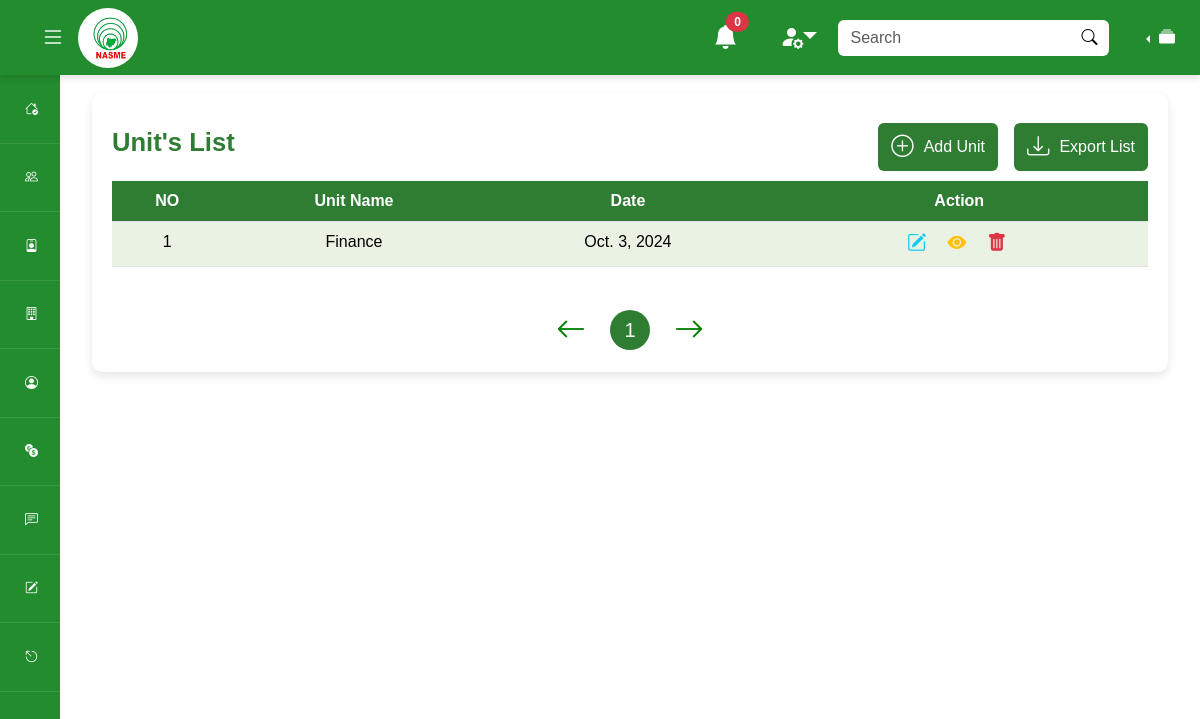
The page /testadmin/manage-unit/ (signed in) on the database as committed earlier.
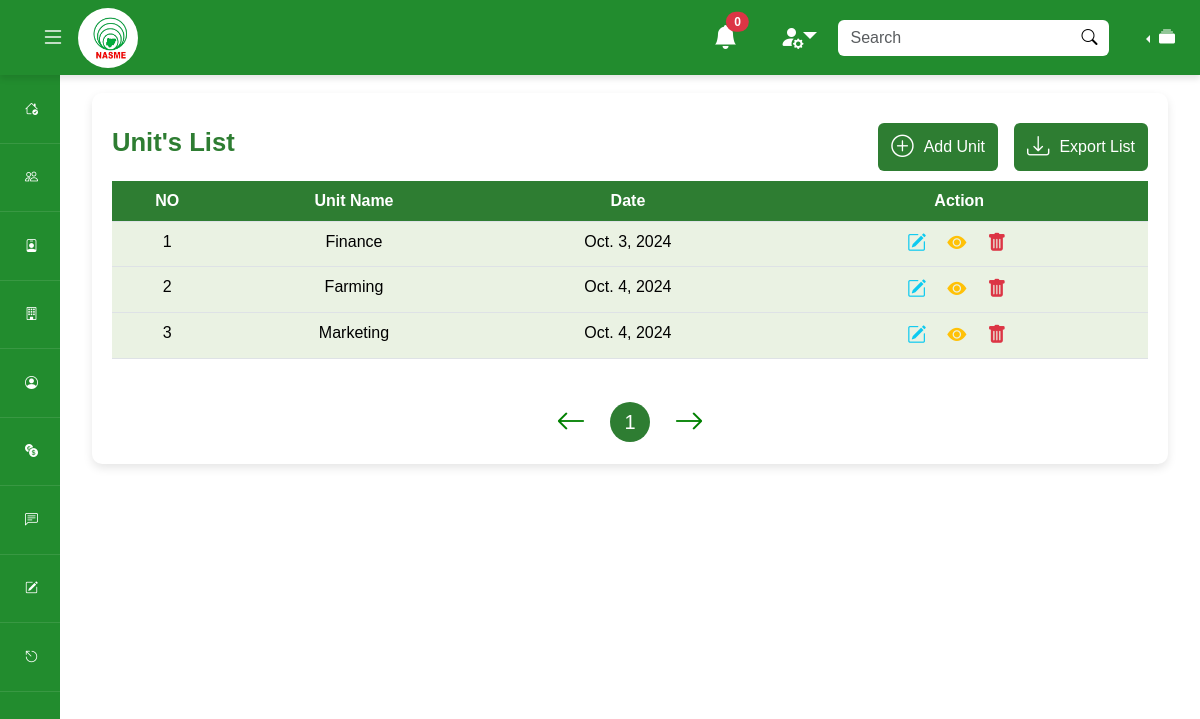
The same page on the database as committed later.
### mainapp/models.py (models this page shows, shortened)
class Unit(models.Model):
    unit_name = models.CharField(max_length=100)
    date_created = models.DateField(auto_now_add=True)

### adminapp/views.py (the view, shortened to what this page needs)
# urls.py: path('manage-unit/', views.manage_unit, name='manage-unit'),
def manage_unit(request):
    match request.user:
        case _ if request.user.is_authenticated == False:
            return redirect('admin-login')
        case _ if request.user.is_staff == False:
            return redirect('admin-login')
    units = Unit.objects.all()
    context = {
        'units' : units,
    }
    return render(request,'adminapp/manage-unit.html', context)

### adminapp/context_processor.py (called while the page is built)
def global_resources(request):
    all_units = Unit.objects.all()
    context = {
        'units': all_units
    }
    return context

### templates/adminapp/manage-unit.html (shortened to what this page needs)
{% extends 'partials/base.html' %} {% load static %} {% block styles %}
<link rel="stylesheet" href="{% static 'css/styles.css' %}" />
{% endblock styles %} {% block content %}
<div class="container my-5">
  <div class="row justify-content-center align-items-center">
    <div class="col-lg-12">
      <div class="table-container">
        <div class="table-actions">
          <h2>Unit's List</h2>
          <div class="d-flex justify-content-center align-items-center gap-3">
            <a href="{% url 'add-unit' %}" class="btn btn-custom">
              <i class="bi bi-plus-circle icon icon-btn"></i>
              <span>Add Unit</span>
            </a>
            <button class="btn btn-custom">
              <i class="bi bi-download icon icon-btn"></i>
              <span>Export List</span>
            </button>
          </div>
        </div>
        <div class="table-responsive-xxl">
          <table class="table table-hover">
            <thead>
              <tr>
                <th class="text-center">NO</th>
                <th class="text-center">Unit Name</th>
                <th class="text-center">Date</th>
                <th class="text-center">Action</th>
              </tr>
            </thead>
            <tbody>
              {% for unit in units %}
              <tr>
                <td>{{forloop.counter}}</td>
                <td>{{unit.unit_name}}</td>
                <td>{{unit.date_created}}</td>
                <td class="action-icons">
                  <div class="action-icons-container">
                    <a data-bs-toggle="modal" data-bs-unitName="{{unit.unit_name}}" data-bs-unitId="{{unit.id}}" href="#edit-unit-modal"
                      class="text-info"><i class="bi bi-pencil-square"></i></a>
                    <a href="#" class="text-warning"><i class="bi bi-eye-fill"></i></a>
                    <a href="#" class="text-danger"><i class="bi bi-trash-fill"></i></a>
                  </div>
                </td>
              </tr>
              {% endfor %}
            </tbody>
          </table>
        </div>
        <div class="d-flex justify-content-center gap-4 align-items-center mt-4">
          <i class="bi bi-arrow-left pagination-arrow"></i>
          <div>
            <button class="btn-pagination">1</button>
          </div>
          <i class="bi bi-arrow-right pagination-arrow"></i>
        </div>
      </div>
    </div>
  </div>
</div>
{% endblock content %}

### templates/partials/base.html (shortened to what this page needs)
<!DOCTYPE html>
<html lang="en">
  <head>
    <link
      href="https://cdn.jsdelivr.net/npm/bootstrap@5.3.2/dist/css/bootstrap.min.css"
      rel="stylesheet"
    />
    <link
      rel="stylesheet"
      href="https://cdn.jsdelivr.net/npm/bootstrap-icons@1.11.2/font/bootstrap-icons.min.css"
    />
    <link rel="stylesheet" href="/static/css/test/dashboard.css" />
    <link rel="stylesheet" href="/static/css/styles.css" />
    {% block styles %}{% endblock styles %}
  </head>
  <body>
    <nav
      class="navbar fixed-top"
      style="flex-wrap: nowrap; background-color: #228c2e; height: 75px"
    >
      <div class="container-fluid d-flex">
        <div class="d-flex align-items-center">
          <button class="btn ms-3" type="button" id="togglerLg" title="Toggler">
            <i class="fs-4 bi bi-list text-light"></i>
          </button>
          <a
            style="width: 60px; height: 60px"
            class="rounded-pill bg-white p-2"
            id="navBrand"
            href="{% url 'admin-dashboard' %}"
          >
            <img
              src="/static/web_images/nasme-removebg-preview.png"
              alt="Logo"
              class="w-100 h-100"
            />
          </a>
        </div>
        <div class="d-flex align-items-center">
          <a
            href="/messages"
            class="btn position-relative rounded-0 rounded-end mx-0"
            title="Notifications"
          >
            <i class="fs-4 bi bi-bell-fill text-light"></i>
            <span
              class="position-absolute top-0 start-75 translate-middle badge rounded-pill bg-danger mt-2"
              >0</span
            >
          </a>
          <button class="btn ms-3 dropdown nav-item" title="Profile">
            <i
              class="fs-4 bi bi-person-fill-gear text-light dropdown-toggle"
              data-bs-toggle="dropdown"
            ></i>
          </button>
          <form
            class="d-flex rounded mx-lg-2 mx-1 navSearch"
            method="POST"
            action="/admin/search"
          >
            <input
              class="form-control rounded-0 rounded-start border-0 w-100"
              id="search"
              style="box-shadow: none"
              type="text"
              placeholder="Search"
              aria-label="Search"
              name="search_query"
            />
            <button
              class="rounded-0 rounded-end btn border-0"
              id="btn-search"
              type="submit"
              style="background: #fff"
            >
              <i class="bi bi-search" style="color: black !important"></i>
            </button>
          </form>
          <div
            class="btn-group dropstart ms-md-3 mx-0 dropdown nav-item"
            title="Sort by Clusters/Units"
          >
            <button
              type="button"
              class="btn dropdown-toggle text-light"
              data-bs-toggle="dropdown"
              aria-expanded="false"
            >
              <i class="bi bi-collection-fill"></i>
            </button>
          </div>
        </div>
      </div>
    </nav>
    <div class="dashboard-container">
      <div class="sidebar" id="sidebar">
        <ul class="px-0 mb-0">
          <li
            class="log"
            data-bs-toggle="tooltip"
            data-bs-placement="right"
            title="Dashboard"
          >
            <a href="{% url 'admin-dashboard' %}" class="d-flex align-items-center">
                <i class="bi bi-house-check"></i>
            </a>
          </li>
          <li
            class="log"
            data-bs-toggle="tooltip"
            data-bs-placement="right"
            title="Members"
          >
            <a
              data-bs-target="#memberSubmenu"
              role="button"
              class="d-flex justify-content-between align-items-center"
              data-bs-toggle="collapse"
              aria-expanded="false"
            >
              <div class="d-flex align-items-center">
                <i class="bi bi-people"></i>
              </div>
            </a>
          </li>
          <li
            class="log"
            data-bs-toggle="tooltip"
            data-bs-placement="right"
            title="Admins"
          >
            <a
              href="#adminSubmenu"
              role="button"
              class="d-flex justify-content-between align-items-center"
              data-bs-toggle="collapse"
              aria-expanded="false"
            >
              <div class="d-flex align-items-center">
                <i class="bi bi-person-badge"></i>
              </div>
            </a>
          </li>
          <li
            class="log"
            data-bs-toggle="tooltip"
            data-bs-placement="right"
            title="Units"
          >
            <a
              href="#unitSubmenu"
              class="d-flex justify-content-between align-items-center"
              data-bs-toggle="collapse"
              aria-expanded="false"
            >
              <div class="d-flex align-items-center">
                <i class="bi bi-building"></i>
              </div>
            </a>
          </li>
          <li
            class="log"
            data-bs-toggle="tooltip"
            data-bs-placement="right"
            title="Profile"
          >
            <a
              href="#profileSubmenu"
              class="d-flex justify-content-between align-items-center"
              data-bs-toggle="collapse"
              aria-expanded="false"
            >
              <div class="d-flex align-items-center">
                <i class="bi bi-person-circle"></i>
              </div>
            </a>
          </li>
          <li
            class="log"
            data-bs-toggle="tooltip"
            data-bs-placement="right"
            title="Finance"
          >
            <a
              href="#financeSubmenu"
              class="d-flex justify-content-between align-items-center"
              data-bs-toggle="collapse"
              aria-expanded="false"
            >
              <div class="d-flex align-items-center">
                <i class="bi bi-currency-exchange"></i>
              </div>
            </a>
          </li>
          <li
            class="log"
            data-bs-toggle="tooltip"
            data-bs-placement="right"
            title="Send Messages"
          >
            <a
              href="{% url 'unit-message' %}"
              class="d-flex align-items-center"
            >
              <i class="bi bi-chat-left-text"></i>
            </a>
          </li>
          <li
            class="log"
            data-bs-toggle="tooltip"
            data-bs-placement="right"
            title="My Profile"
          >
            <a
              href="{% url 'admin-profile' %}"
              class="d-flex align-items-center"
            >
              <i class="bi bi-pencil-square"></i>
            </a>
          </li>
          <li class="log">
            <a
              href="#logoutModal"
              data-bs-toggle="modal"
              class="d-flex align-items-center"
            >
              <i class="bi bi-escape"></i>
            </a>
          </li>
        </ul>
      </div>
      <div class="main-content" id="main-content">
         {% block content %}{% endblock content %}
      </div>
    </div>
  </body>
</html>

### staticfiles/css/test/dashboard.css (style rules this page uses)
.dashboard-container { display: grid !important; grid-template-columns: 100% 1fr !important; transition: all 0.3s ease !important; }
.navbar { background-color: #228c2e !important; box-shadow: 0 4px 6px rgba(0, 0, 0, 0.1) !important; }
.navbar .btn i { color: white !important; }
.main-content { margin-left: 60px !important; padding: 20px !important; padding-top: 45px !important; transition: all 0.3s ease !important; }
.sidebar { background-color: #228c2e !important; height: 100vh !important; position: fixed !important; top: 0 !important; left: 0 !important; width: 60px; padding-top: 75px !important; transition: all 0.2s ease !important; }
.sidebar ul { list-style: none !important; padding: 0 !important; margin: 0 !important; }
.sidebar ul li { padding: 14px 15px !important; font-size: 13px !important; border-bottom: 1px solid rgba(255, 255, 255, 0.1) !important; }
.sidebar ul li a { text-decoration: none; color: white; padding: 10px; border-radius: 10px; display: flex !important; align-items: center !important; background-color: transparent !important; transition: background-color 0.2s ease-in-out !important; }
.sidebar { overflow-y: auto !important; }

### staticfiles/css/styles.css (style rules this page uses)
:root { --main-theme: #2e7d32 !important; }
body { font-family: Arial, sans-serif !important; }
.btn-custom { background-color: var(--main-theme) !important; color: white !important; display: flex !important; justify-content: center !important; align-items: center !important; }
.icon-container, .icon { font-size: 2.5rem !important; color: var(--main-theme) !important; }
.icon-btn { font-size: 1.4rem !important; color: white !important; margin-right: 10px !important; }
h1, h2, h4, h5 { color: var(--main-theme) !important; font-weight: bold !important; }
h2 { font-size: 1.6rem !important; }
.table-container { background-color: #fff !important; padding: 20px !important; border-radius: 10px !important; box-shadow: 0 4px 10px rgba(0, 0, 0, 0.1) !important; width: 100%; }
.table { border-radius: 5px !important !important; overflow: hidden !important; }
.table thead th { background-color: var(--main-theme) !important; color: white !important; font-weight: bold !important; }
.table tbody td { background-color: #eaf2e3 !important; text-align: center !important; }
.action-icons i { font-size: 1.2rem !important; padding: 8px !important; margin-right: 5px !important; }
.action-icons-container { display: flex !important; justify-content: center !important; align-items: center !important; }
.btn-pagination { background-color: var(--main-theme) !important; color: white !important; border-radius: 50% !important; border: none !important; width: 40px !important; height: 40px !important; font-size: 20px !important; }
.pagination-arrow { color: green !important; font-size: 30px !important; cursor: pointer !important; }

### templates/adminapp/manage-unit.html (style rules this page uses)
.table-actions { display: flex; justify-content: space-between; align-items: center; margin: 10px 0; }
.table tbody td { background-color: #eaf2e3; }
.action-icons i { font-size: 1.2rem; padding: 8px; margin-right: 5px; }
.pagination-arrow { color: green; font-size: 30px; cursor: pointer; }

Rows that differ between the two databases and show on the page:
added Unit: unit_name "Farming", date_created "Oct. 4, 2024"
added Unit: unit_name "Marketing", date_created "Oct. 4, 2024"
